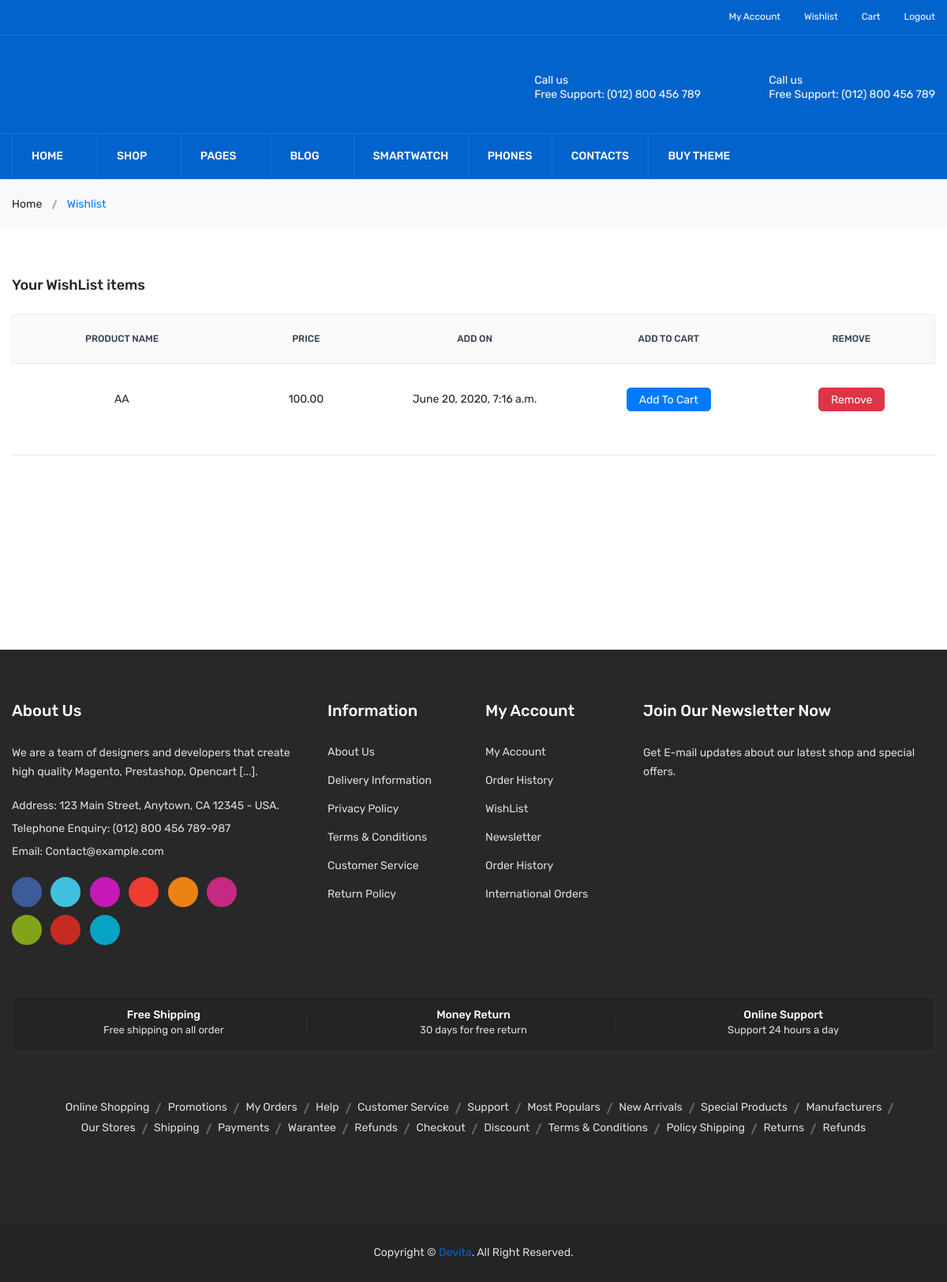
The page /EngineeringTools/Wishlist (signed in) on the database as committed earlier.
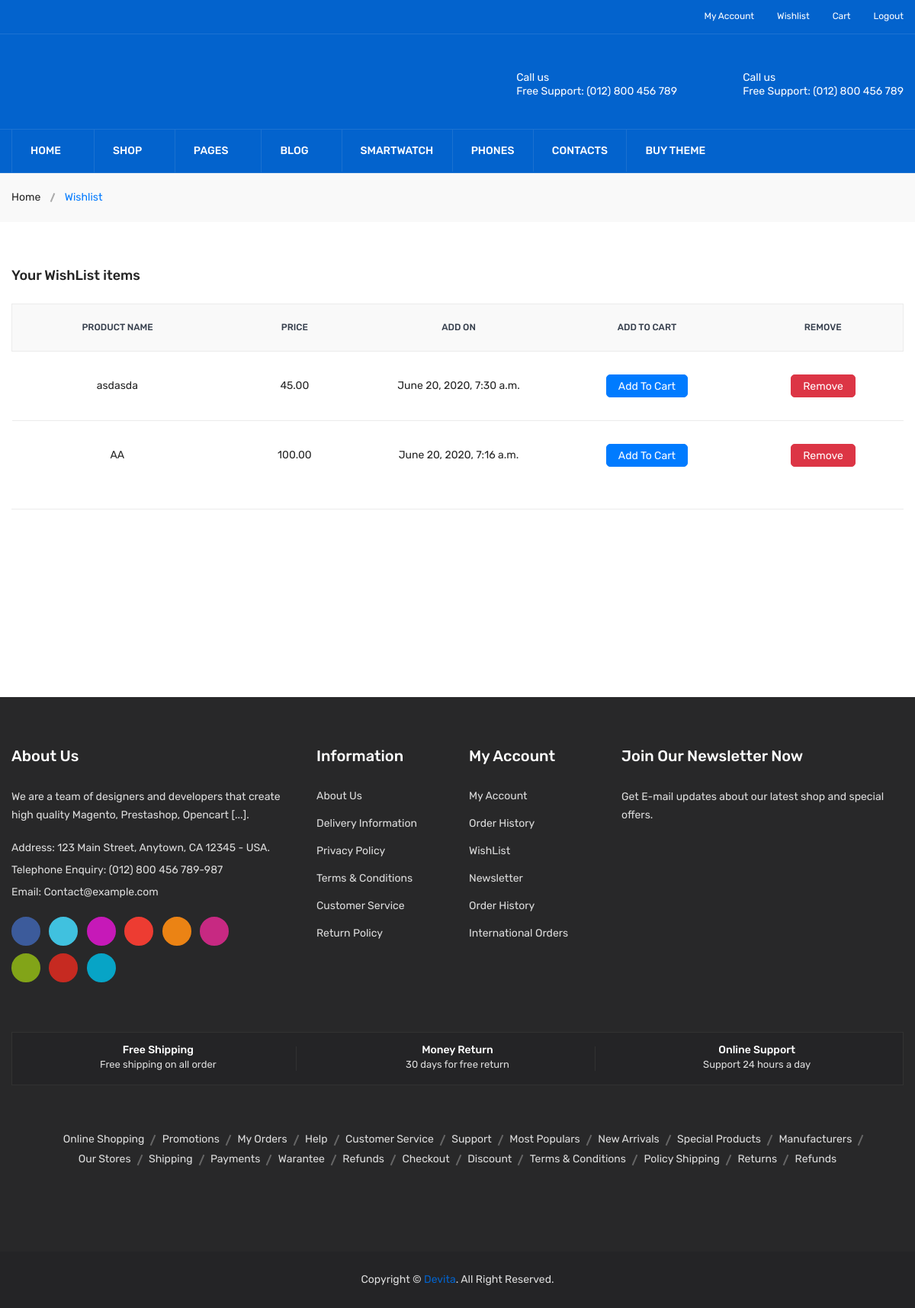
The same page on the database as committed later.
### Cart/models.py (models this page shows, shortened)
class Wishlist(models.Model):
    product = models.ForeignKey(Product_Hardware, on_delete=models.CASCADE)
    user = models.ForeignKey(User, on_delete = models.CASCADE)
    product_name = models.CharField(max_length = 20)
    user_name = models.CharField(max_length = 20)
    user_email = models.EmailField()
    price = models.CharField(max_length=10)
    added_in_wishlist = models.DateTimeField(auto_now_add=True)

### User/views.py (the view)
def User_Wishlist_View(request):
    temp = "User/wishlist.html"
    data = Wishlist.objects.filter(user= request.user).order_by('-added_in_wishlist')
    return render(request, temp, {'data':data})

### Templates/User/wishlist.html (shortened to what this page needs)
{% extends 'User/header_footer.html' %}
{% load static %}
{% load i18n %}
{% block 'content'  %}
<div class="breadcrumb-area gray-bg-7">
            <div class="container">
                <div class="breadcrumb-content">
                    <ul>
                        <li><a href="index.html">Home</a></li>
                        <li class="active">Wishlist </li>
                    </ul>
                </div>
            </div>
        </div>
        <div class="cart-main-area pt-60 pb-25">
            <div class="container">
                <h3 class="page-title">Your WishList items</h3>
                <div class="row">
                    <div class="col-lg-12 col-md-12 col-sm-12 col-12">
                        {% if not data %}
                            <center>
                                <p style="font-size:20px; font-style:italic;">You Don't Have Any Product In Your WishList...</p>
                                <p style="font-size:16px; font-style:italic;">Want To See All Product?. Please, <span><a style="color:blue;" href="#">Click Here</a></span> ...</p>
                                <p style="font-size:15px; font-style:italic;">Want To See All Companies?. Please, <span><a style="color:blue;" href="{% url 'User:All_Company' %}">Click Here</a></span> ...</p>
                            </center>
                        {% else %}
                        <div class="table-content table-responsive wishlist">
                                <table class="col-lg-12 col-md-12 col-sm-12 col-12">
                                    <thead>
                                        <tr>
                                            <th>Product Name</th>
                                            <th>Price</th>
                                            <th>Add On</th>
                                            <th>Add To Cart</th>
                                            <th>Remove</th>
                                        </tr>
                                    </thead>
                                    <tbody>
                                        {% for i in data %}
                                            <tr>
                                                <td>{{ i.product_name }}</td>
                                                <td>{{ i.price }}</td>
                                                <td>{{ i.added_in_wishlist }}</td>
                                                <td>
                                                    <form method="POST" action="{% url 'Cart:WishList_To_Cart' %}">
                                                        <button class="btn btn-primary" style="border-radius:5px">
                                                            Add To Cart
                                                        </button>
                                                    </form>
                                                </td>
                                                <td>
                                                    <form method="POST" action="{% url 'Cart:Remove_From_Wish_LIST' %}">
                                                        <button class="btn btn-danger" style="border-radius:5px">
                                                            Remove
                                                        </button>
                                                    </form>
                                                </td>
                                            </tr>
                                        {% endfor %}
                                    </tbody>
                                </table>
                            </div>
                        {% endif %}
                    </div>
                </div>
            </div>
        </div>
{% endblock %}

Rows that differ between the two databases and show on the page:
added Wishlist: product_name "asdasda", price "45.00", added_in_wishlist "June 20, 2020, 7:30 a.m."
